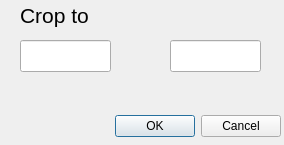
<?xml version="1.0" encoding="UTF-8"?>
<ui version="4.0">
 <class>Dialog</class>
 <widget class="QDialog" name="Dialog">
  <property name="geometry">
   <rect>
    <x>0</x>
    <y>0</y>
    <width>284</width>
    <height>145</height>
   </rect>
  </property>
  <property name="maximumSize">
   <size>
    <width>284</width>
    <height>145</height>
   </size>
  </property>
  <property name="windowTitle">
   <string>Dialog</string>
  </property>
  <property name="windowIcon">
   <iconset>
    <normaloff>icon.png</normaloff>icon.png</iconset>
  </property>
  <widget class="QDialogButtonBox" name="buttonBox">
   <property name="geometry">
    <rect>
     <x>30</x>
     <y>110</y>
     <width>251</width>
     <height>32</height>
    </rect>
   </property>
   <property name="orientation">
    <enum>Qt::Horizontal</enum>
   </property>
   <property name="standardButtons">
    <set>QDialogButtonBox::Cancel|QDialogButtonBox::Ok</set>
   </property>
  </widget>
  <widget class="QLabel" name="lbl_max">
   <property name="geometry">
    <rect>
     <x>190</x>
     <y>70</y>
     <width>91</width>
     <height>31</height>
    </rect>
   </property>
   <property name="font">
    <font>
     <pointsize>12</pointsize>
    </font>
   </property>
   <property name="text">
    <string/>
   </property>
  </widget>
  <widget class="QLabel" name="lbl_min">
   <property name="geometry">
    <rect>
     <x>30</x>
     <y>70</y>
     <width>91</width>
     <height>31</height>
    </rect>
   </property>
   <property name="font">
    <font>
     <pointsize>12</pointsize>
    </font>
   </property>
   <property name="text">
    <string/>
   </property>
  </widget>
  <widget class="QLabel" name="label">
   <property name="geometry">
    <rect>
     <x>20</x>
     <y>0</y>
     <width>231</width>
     <height>31</height>
    </rect>
   </property>
   <property name="font">
    <font>
     <pointsize>16</pointsize>
    </font>
   </property>
   <property name="text">
    <string>Crop to</string>
   </property>
  </widget>
  <widget class="QLineEdit" name="lineEdit_min">
   <property name="geometry">
    <rect>
     <x>20</x>
     <y>40</y>
     <width>91</width>
     <height>32</height>
    </rect>
   </property>
  </widget>
  <widget class="QLineEdit" name="lineEdit_max">
   <property name="geometry">
    <rect>
     <x>170</x>
     <y>40</y>
     <width>91</width>
     <height>32</height>
    </rect>
   </property>
  </widget>
 </widget>
 <resources/>
 <connections>
  <connection>
   <sender>buttonBox</sender>
   <signal>accepted()</signal>
   <receiver>Dialog</receiver>
   <slot>accept()</slot>
   <hints>
    <hint type="sourcelabel">
     <x>248</x>
     <y>254</y>
    </hint>
    <hint type="destinationlabel">
     <x>157</x>
     <y>274</y>
    </hint>
   </hints>
  </connection>
  <connection>
   <sender>buttonBox</sender>
   <signal>rejected()</signal>
   <receiver>Dialog</receiver>
   <slot>reject()</slot>
   <hints>
    <hint type="sourcelabel">
     <x>316</x>
     <y>260</y>
    </hint>
    <hint type="destinationlabel">
     <x>286</x>
     <y>274</y>
    </hint>
   </hints>
  </connection>
 </connections>
</ui>
